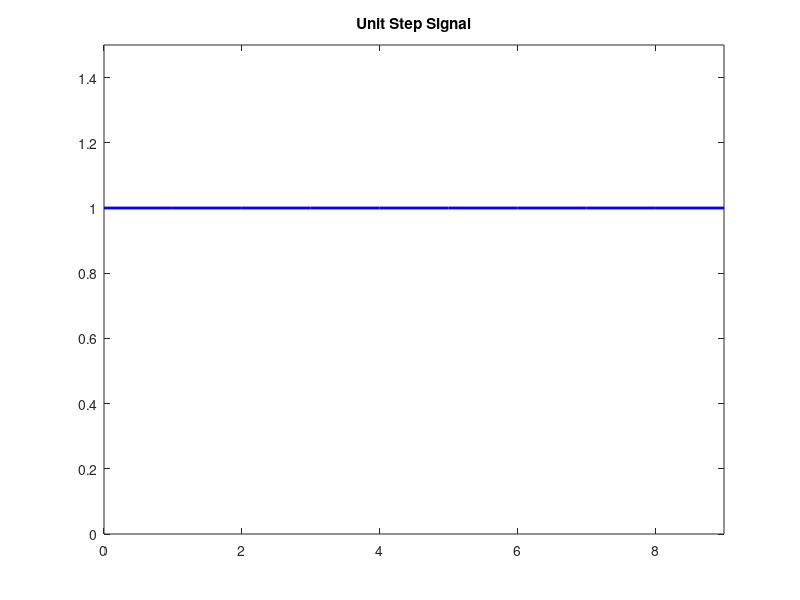

Reproduce this figure in MATLAB.
k = 10;
t = 0:1:k-1; 
x = ones(1,k); 
figure(2); 
plot(t, x, 'b','LineWidth', 2);
title('Unit Step Signal');  
axis([0 k-1 0 1.5]); 
%Set axis limits: x from 0 to k-1, y from0 to 1.5
